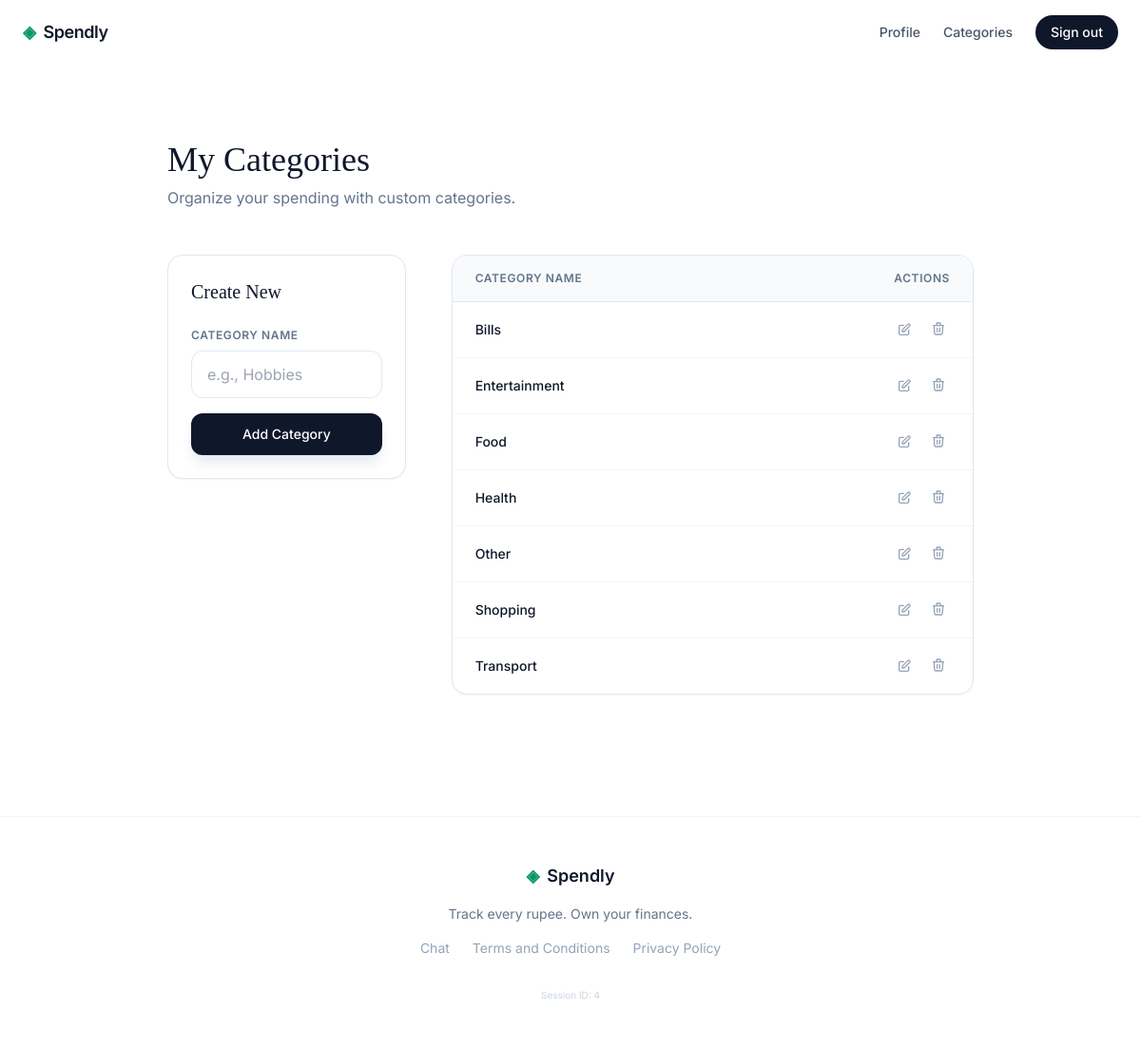
The app's page /categories (signed in) with its own data.
### tables this page shows
CREATE TABLE categories (
                id INTEGER PRIMARY KEY AUTOINCREMENT,
                user_id INTEGER NOT NULL,
                name TEXT NOT NULL,
                color TEXT,
                FOREIGN KEY (user_id) REFERENCES users (id)
            );

### app.py (the view)
@app.route("/categories")
@login_required
def categories():
    user_id = session["user_id"]
    user_categories = get_user_categories(user_id)
    return render_template("categories.html", categories=user_categories)

### app.py (called while the page is built)
def login_required(f):
    @wraps(f)
    def decorated_function(*args, **kwargs):
        if "user_id" not in session:
            flash("Please sign in to access this page.", "error")
            return redirect(url_for("login"))
        return f(*args, **kwargs)
    return decorated_function

### database/db.py (called while the page is built)
def get_db():
    conn = sqlite3.connect(DATABASE)
    conn.row_factory = sqlite3.Row
    conn.execute("PRAGMA foreign_keys = ON;")
    return conn

def get_user_categories(user_id):
    with get_db() as db:
        return db.execute(
            "SELECT * FROM categories WHERE user_id = ? ORDER BY name ASC",
            (user_id,)
        ).fetchall()

### templates/categories.html (shortened to what this page needs)
{% extends "base.html" %}
{% block content %}
<div class="max-w-4xl mx-auto px-6 py-12">
    <header class="mb-12">
        <h1 class="serif text-4xl text-slate-900 mb-2">My Categories</h1>
        <p class="text-slate-500">Organize your spending with custom categories.</p>
    </header>
    <div class="grid grid-cols-1 lg:grid-cols-3 gap-12">
        <div class="lg:col-span-1">
            <div class="bg-white border border-slate-200 rounded-2xl p-6 shadow-sm sticky top-8">
                <h2 class="serif text-xl text-slate-900 mb-6">Create New</h2>
                <form action="{{ url_for('add_category') }}" method="POST" class="space-y-4">
                    <div>
                        <label for="name" class="block text-xs font-semibold text-slate-500 uppercase tracking-wider mb-2">Category Name</label>
                        <input type="text" name="name" id="name" required placeholder="e.g., Hobbies"
                               class="w-full px-4 py-3 border border-slate-200 rounded-xl text-slate-900 focus:outline-none focus:ring-2 focus:ring-emerald-500/20 focus:border-emerald-500 transition-all">
                    </div>
                    <button type="submit" class="w-full bg-slate-900 text-white px-6 py-3 rounded-xl text-sm font-medium hover:bg-slate-800 transition-all shadow-lg shadow-slate-200">
                        Add Category
                    </button>
                </form>
            </div>
        </div>
        <div class="lg:col-span-2">
            <div class="bg-white border border-slate-200 rounded-2xl shadow-sm overflow-hidden">
                <table class="w-full text-left border-collapse">
                    <thead class="bg-slate-50 border-b border-slate-200">
                        <tr>
                            <th class="px-6 py-4 text-xs font-semibold text-slate-500 uppercase tracking-wider">Category Name</th>
                            <th class="px-6 py-4 text-xs font-semibold text-slate-500 uppercase tracking-wider text-right">Actions</th>
                        </tr>
                    </thead>
                    <tbody class="divide-y divide-slate-100">
                        {% for cat in categories %}
                        <tr class="hover:bg-slate-50 transition-colors">
                            <td class="px-6 py-4 text-sm font-medium text-slate-900">{{ cat.name }}</td>
                            <td class="px-6 py-4 text-right">
                                <div class="flex items-center justify-end gap-3">
                                    <a href="{{ url_for('edit_category', id=cat.id) }}" class="text-slate-400 hover:text-emerald-600 transition-colors p-1" title="Edit Category">
                                        <svg xmlns="http://www.w3.org/2000/svg" class="h-4 w-4" fill="none" viewBox="0 0 24 24" stroke="currentColor" stroke-width="2">
                                            <path stroke-linecap="round" stroke-linejoin="round" d="M11 5H6a2 2 0 00-2 2v11a2 2 0 002 2h11a2 2 0 002-2v-5m-1.414-9.414a2 2 0 112.828 2.828L11.828 15H9v-2.828l8.586-8.586z" />
                                        </svg>
                                    </a>
                                    <form action="{{ url_for('delete_category_route', id=cat.id) }}" method="POST" onsubmit="return confirm('Are you sure you want to delete this category?');" class="inline">
                                        <button type="submit" class="text-slate-400 hover:text-red-500 transition-colors p-1" title="Delete Category">
                                            <svg xmlns="http://www.w3.org/2000/svg" class="h-4 w-4" fill="none" viewBox="0 0 24 24" stroke="currentColor" stroke-width="2">
                                                <path stroke-linecap="round" stroke-linejoin="round" d="M19 7l-.867 12.142A2 2 0 0116.138 21H7.862a2 2 0 01-1.995-1.858L5 7m5 4v6m4-6v6m1-10V4a1 1 0 00-1-1h-4a1 1 0 00-1 1v3M4 7h16" />
                                            </svg>
                                        </button>
                                    </form>
                                </div>
                            </td>
                        </tr>
                        {% endfor %}
                    </tbody>
                </table>
            </div>
        </div>
    </div>
</div>
{% endblock %}

### templates/base.html (style rules this page uses)
body { font-family: 'Inter', sans-serif; }
h1, h2, .serif { font-family: 'Playfair Display', serif; }

### records on screen
categories: name "Bills"
categories: name "Entertainment"
categories: name "Food"
categories: name "Health"
categories: name "Other"
categories: name "Shopping"
categories: name "Transport"

### other values on screen
{{ session.get('user_id', 'None') }} "4"
